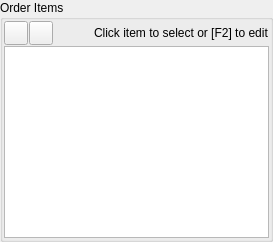
        <widget class="QGroupBox" name="groupBox_2">
         <property name="title">
          <string>Order Items</string>
         </property>
         <layout class="QGridLayout" name="gridLayout_5">
          <property name="leftMargin">
           <number>1</number>
          </property>
          <property name="topMargin">
           <number>1</number>
          </property>
          <property name="rightMargin">
           <number>1</number>
          </property>
          <property name="bottomMargin">
           <number>1</number>
          </property>
          <property name="spacing">
           <number>1</number>
          </property>
          <item row="1" column="0">
           <widget class="QTableView" name="tvDetails">
            <property name="sizePolicy">
             <sizepolicy hsizetype="Expanding" vsizetype="Expanding">
              <horstretch>2</horstretch>
              <verstretch>0</verstretch>
             </sizepolicy>
            </property>
           </widget>
          </item>
          <item row="0" column="0">
           <layout class="QHBoxLayout" name="horizontalLayout_3">
            <property name="spacing">
             <number>1</number>
            </property>
            <item>
             <widget class="QToolButton" name="pbAddDetail">
              <property name="minimumSize">
               <size>
                <width>24</width>
                <height>24</height>
               </size>
              </property>
              <property name="maximumSize">
               <size>
                <width>24</width>
                <height>24</height>
               </size>
              </property>
              <property name="toolTip">
               <string>Add order item</string>
              </property>
              <property name="text">
               <string/>
              </property>
              <property name="icon">
               <iconset resource="../../../db/src/gui/db.qrc">
                <normaloff>:/images/icons/add.png</normaloff>:/images/icons/add.png</iconset>
              </property>
              <property name="iconSize">
               <size>
                <width>16</width>
                <height>16</height>
               </size>
              </property>
             </widget>
            </item>
            <item>
             <widget class="QToolButton" name="pbDeleteDetail">
              <property name="minimumSize">
               <size>
                <width>24</width>
                <height>24</height>
               </size>
              </property>
              <property name="maximumSize">
               <size>
                <width>24</width>
                <height>24</height>
               </size>
              </property>
              <property name="toolTip">
               <string>Delete order item</string>
              </property>
              <property name="text">
               <string/>
              </property>
              <property name="icon">
               <iconset resource="../../../db/src/gui/db.qrc">
                <normaloff>:/images/icons/delete.png</normaloff>:/images/icons/delete.png</iconset>
              </property>
              <property name="iconSize">
               <size>
                <width>16</width>
                <height>16</height>
               </size>
              </property>
             </widget>
            </item>
            <item>
             <spacer name="horizontalSpacer_3">
              <property name="orientation">
               <enum>Qt::Horizontal</enum>
              </property>
              <property name="sizeHint" stdset="0">
               <size>
                <width>40</width>
                <height>20</height>
               </size>
              </property>
             </spacer>
            </item>
            <item>
             <widget class="QLabel" name="label_27">
              <property name="text">
               <string>Click item to select or [F2] to edit</string>
              </property>
             </widget>
            </item>
           </layout>
          </item>
         </layout>
        </widget>
